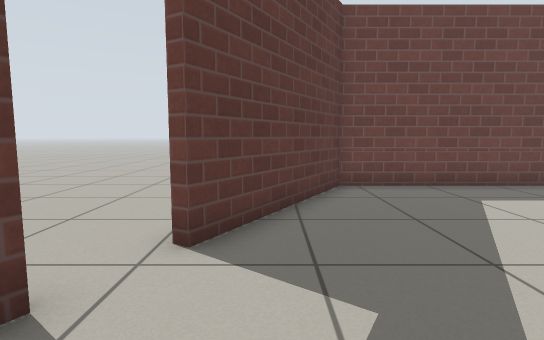
view 1 (above)

12 first-person views from a walk through a Gazebo world. The camera is 0.72 m above the floor, tilts 6° down and sees 80° across. The floor is counted in squares, 0.5 m on a side. Each view is taken from the middle of a square. On the plan, view 1 faces up. The plan holds only what a view shows up to about 15 squares ahead; the rest is blank. Gazebo's built-in surfaces are drawn with simple patterns.

view 2
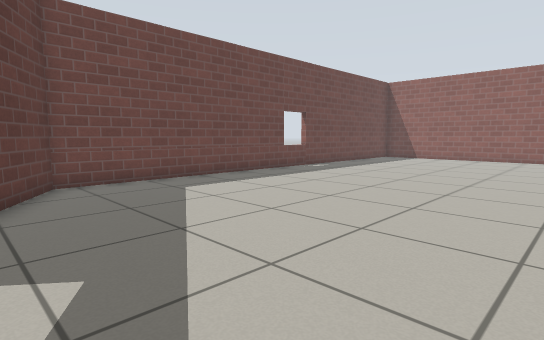

view 3
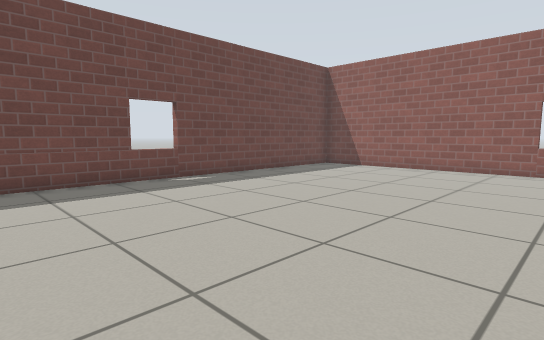

view 4
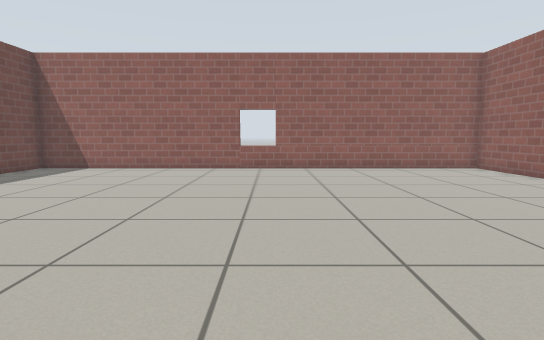

view 5
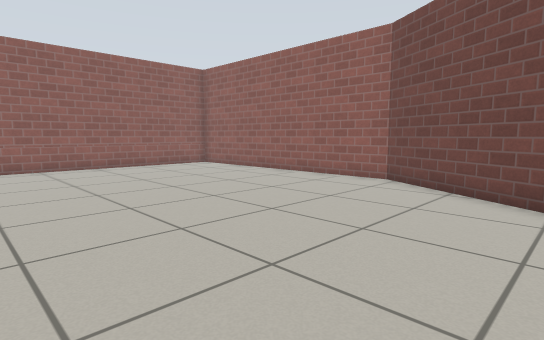

view 6
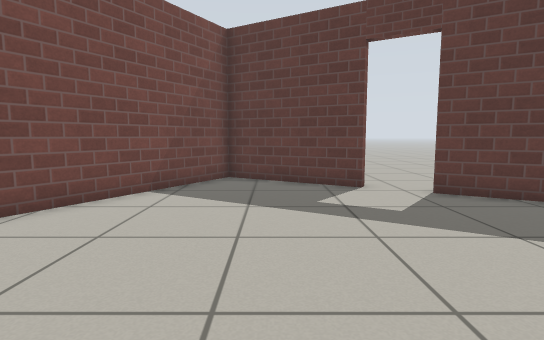

view 7
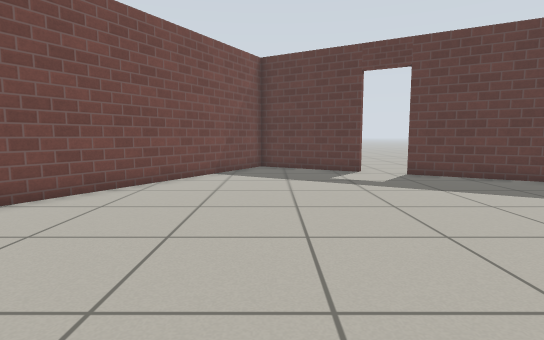

view 8
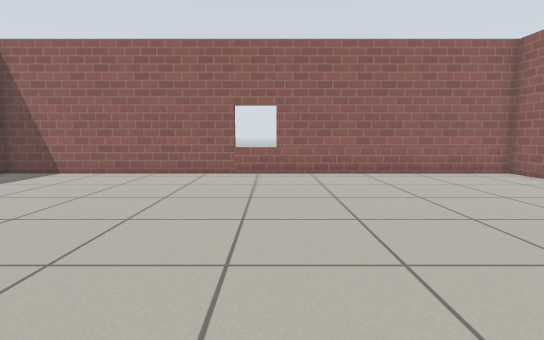

view 9
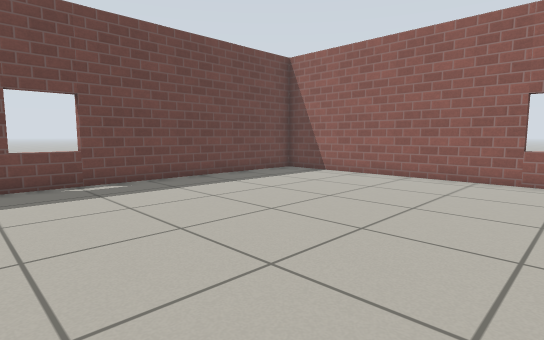

view 10
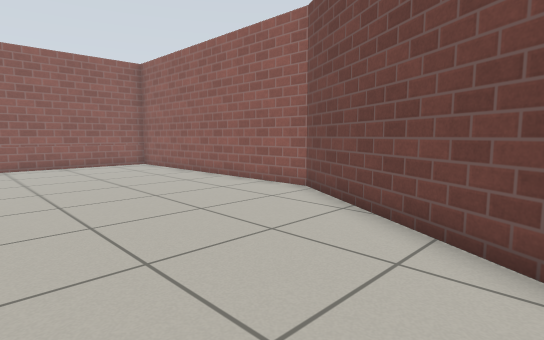

view 11
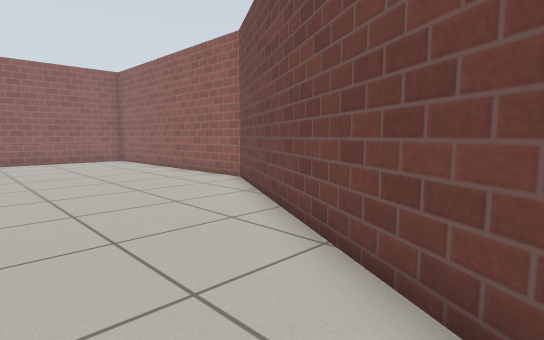

view 12
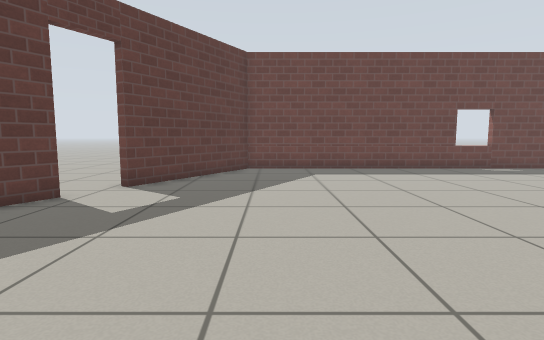

### Floor plan
Points are (right, up) in squares from view 1. A wall is a line through its corners. A room is listed if a view was taken in it or the views show most of it. See-through windows are left out.
Room 1 (views 1, 2, 3, 4, 5, 6, 7, 8, 9, 10, 11, 12)
walls: (-1.9, 2.6) (-4.3, -1.5) (10.9, -10.3) (21.4, -10.1) (21.4, 9.3) (1.9, 9.3) (-1.1, 4)
ways out: open door at (-2, 3); open door at (-1, 4)

Where each view was taken, in squares from view 1:
view 1: 0 up, 0 right, facing up
view 2: 1 down, 0 right, facing up-right
view 3: 1 down, 7 right, facing up-right
view 4: 1 down, 7 right, facing right
view 5: 0 up, 6 right, facing down-right
view 6: 0 up, 7 right, facing left
view 7: 1 down, 11 right, facing left
view 8: 1 down, 9 right, facing right
view 9: 1 down, 10 right, facing up-right
view 10: 3 down, 5 right, facing down-right
view 11: 3 down, 2 right, facing down-right
view 12: 5 down, 3 right, facing up
